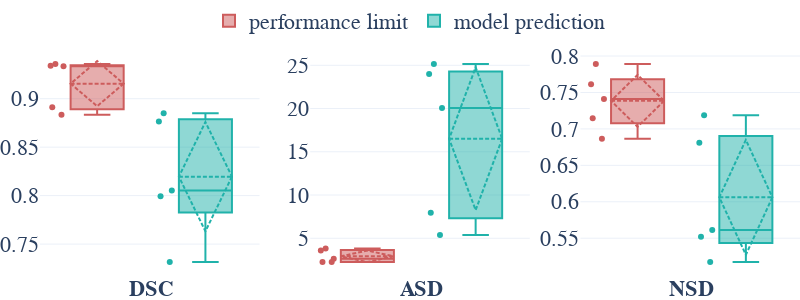

Notebook code for this chart:
### Code cell
fig = make_subplots(rows=1, cols=3)

for i, metric in enumerate(metrics):
    test_pigs = df_test["subject_name"].unique()
    annotation = df_grouped.query("subject_name in @test_pigs")[metric].values.tolist()
    model = df_test.query("subject_name in @test_pigs")[metric].values.tolist()

    fig.add_trace(
        go.Box(
            y=annotation,
            hovertext=test_pigs,
            name="performance limit",
            boxmean="sd",
            boxpoints="all",
            marker_color="indianred",
            legendgroup="annotation",
            showlegend=i == 1,
        ),
        row=1,
        col=i + 1,
    )
    fig.add_trace(
        go.Box(
            y=model,
            hovertext=test_pigs,
            name="model prediction",
            boxmean="sd",
            boxpoints="all",
            marker_color="lightseagreen",
            legendgroup="prediction",
            showlegend=i == 1,
        ),
        row=1,
        col=i + 1,
    )

fig.layout.height = 300
fig.layout.width = 800

fig.update_layout(template="plotly_white")
fig.update_layout(legend=dict(orientation="h", yanchor="bottom", y=1.05, xanchor="right", x=0.75))
fig.update_layout(font_family="Libertinus Serif", font_size=22, margin=dict(l=0, r=0, b=0, t=0))
fig.update_layout(xaxis=dict(tickmode="array", tickvals=[0.5], ticktext=["<b>DSC</b>"]))
fig.update_layout(xaxis2=dict(tickmode="array", tickvals=[0.5], ticktext=["<b>ASD</b>"]))
fig.update_layout(xaxis3=dict(tickmode="array", tickvals=[0.5], ticktext=["<b>NSD</b>"]))
fig.write_image(settings_seg.paper_dir / "spx_prediction_results.pdf")
fig

### Figure 1 — Plotly figure (JSON) as saved in the notebook; plotly's stock layout.template omitted (floating-point values rounded to 4 significant figures)
{"data": [{"boxmean": "sd", "boxpoints": "all", "hovertext": ["P043", "P046", "P062", "P068", "P072"], "legendgroup": "annotation", "marker": {"color": "indianred"}, "name": "performance limit", "showlegend": false, "type": "box", "xaxis": "x", "y": [0.9358, 0.9339, 0.9335, 0.8834, 0.8911], "yaxis": "y"}, {"boxmean": "sd", "boxpoints": "all", "hovertext": ["P043", "P046", "P062", "P068", "P072"], "legendgroup": "prediction", "marker": {"color": "lightseagreen"}, "name": "model prediction", "showlegend": false, "type": "box", "xaxis": "x", "y": [0.8765, 0.8851, 0.7995, 0.8053, 0.7315], "yaxis": "y"}, {"boxmean": "sd", "boxpoints": "all", "hovertext": ["P043", "P046", "P062", "P068", "P072"], "legendgroup": "annotation", "marker": {"color": "indianred"}, "name": "performance limit", "showlegend": true, "type": "box", "xaxis": "x2", "y": [2.257, 2.637, 2.254, 3.587, 3.813], "yaxis": "y2"}, {"boxmean": "sd", "boxpoints": "all", "hovertext": ["P043", "P046", "P062", "P068", "P072"], "legendgroup": "prediction", "marker": {"color": "lightseagreen"}, "name": "model prediction", "showlegend": true, "type": "box", "xaxis": "x2", "y": [5.372, 7.949, 20.07, 24.0, 25.15], "yaxis": "y2"}, {"boxmean": "sd", "boxpoints": "all", "hovertext": ["P043", "P046", "P062", "P068", "P072"], "legendgroup": "annotation", "marker": {"color": "indianred"}, "name": "performance limit", "showlegend": false, "type": "box", "xaxis": "x3", "y": [0.7891, 0.7613, 0.741, 0.6865, 0.7148], "yaxis": "y3"}, {"boxmean": "sd", "boxpoints": "all", "hovertext": ["P043", "P046", "P062", "P068", "P072"], "legendgroup": "prediction", "marker": {"color": "lightseagreen"}, "name": "model prediction", "showlegend": false, "type": "box", "xaxis": "x3", "y": [0.7187, 0.6809, 0.5521, 0.5614, 0.5173], "yaxis": "y3"}], "layout": {"font": {"family": "Libertinus Serif", "size": 22}, "height": 300, "legend": {"orientation": "h", "x": 0.75, "xanchor": "right", "y": 1.05, "yanchor": "bottom"}, "margin": {"b": 0, "l": 0, "r": 0, "t": 0}, "width": 800, "xaxis": {"anchor": "y", "domain": [0, 0.2889], "tickmode": "array", "ticktext": ["<b>DSC</b>"], "tickvals": [0.5]}, "xaxis2": {"anchor": "y2", "domain": [0.3556, 0.6444], "tickmode": "array", "ticktext": ["<b>ASD</b>"], "tickvals": [0.5]}, "xaxis3": {"anchor": "y3", "domain": [0.7111, 1], "tickmode": "array", "ticktext": ["<b>NSD</b>"], "tickvals": [0.5]}, "yaxis": {"anchor": "x", "domain": [0, 1]}, "yaxis2": {"anchor": "x2", "domain": [0, 1]}, "yaxis3": {"anchor": "x3", "domain": [0, 1]}}}
